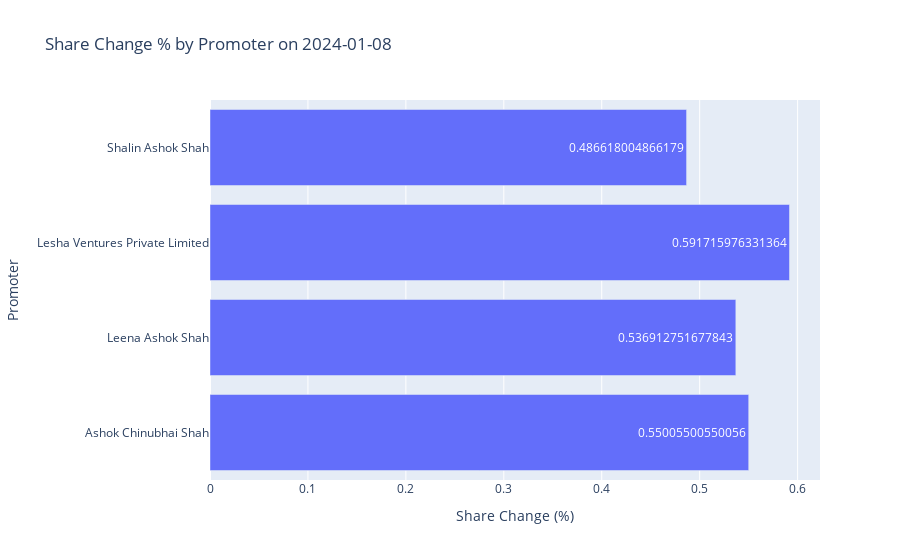

This figure's notebook cell:
### Code cell
fig = px.bar(
    df,
    x='Share_Change%',
    y='Promoter',
    orientation='h',
    title='Share Change % by Promoter on 2024-01-08',
    labels={'Share_Change%': 'Share Change (%)'},
    text='Share_Change%'
)

fig.show()

### Figure 1 — Plotly figure (JSON) as saved in the notebook; plotly's stock layout.template omitted (floating-point values rounded to 4 significant figures)
{"data": [{"alignmentgroup": "True", "hovertemplate": "Share Change (%)=%{text}<br>Promoter=%{y}<extra></extra>", "legendgroup": "", "marker": {"color": "#636efa", "pattern": {"shape": ""}}, "name": "", "offsetgroup": "", "orientation": "h", "showlegend": false, "text": [0.5501, 0.5369, 0.5917, 0.4866], "textposition": "auto", "type": "bar", "x": [0.5501, 0.5369, 0.5917, 0.4866], "xaxis": "x", "y": ["Ashok Chinubhai Shah", "Leena Ashok Shah", "Lesha Ventures Private Limited", "Shalin Ashok Shah"], "yaxis": "y"}], "layout": {"barmode": "relative", "legend": {"tracegroupgap": 0}, "title": {"text": "Share Change % by Promoter on 2024-01-08"}, "xaxis": {"anchor": "y", "domain": [0, 1], "title": {"text": "Share Change (%)"}}, "yaxis": {"anchor": "x", "domain": [0, 1], "title": {"text": "Promoter"}}}}
